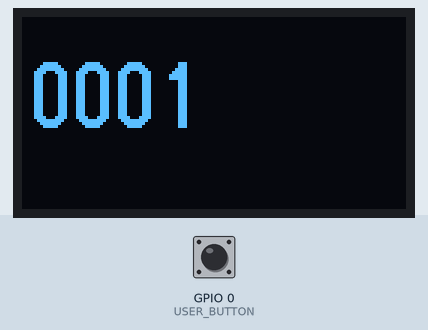
The program below on a simulated ESP32-S3. Parts: 128×64 one-colour display. The test bench sets the inputs (shaded band); at power-on: GPIO 0 (USER_BUTTON) LOW.

Above: at 0.09 s.
At 0.46 s:
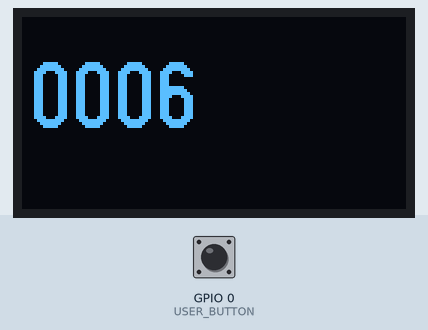
At 1.22 s:
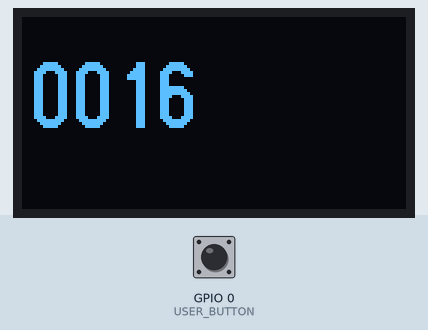

The program:

main.cpp
```cpp
#include <Arduino.h>
#include <U8g2lib.h>

void u8g2_print(int x, int y, const char* str, const uint8_t* font, const int clear_buffer);

/* ---------- OLED ------------ */
#define OLED_RESET 21
#define OLED_DATA 17
#define OLED_CLOCK 18

#define FONT_14 u8g2_font_profont22_tf
#define FONT_11 u8g2_font_t0_17_tf
#define FONT_21 u8g2_font_logisoso22_tf
#define FONT_28 u8g2_font_logisoso28_tf
#define FONT_38 u8g2_font_logisoso38_tf
#define FONT_50 u8g2_font_logisoso50_tf

U8G2_SSD1306_128X64_NONAME_F_HW_I2C u8g2(U8G2_R0, OLED_RESET, OLED_CLOCK, OLED_DATA);
/* ---------- OLED ------------ */

/* ---------- BUTTON ------------ */
#define USER_BUTTON 0
/* ---------- BUTTON ------------ */

int count = 0;
char buf[100];

void setup() {
  pinMode(USER_BUTTON, INPUT_PULLDOWN);
  u8g2.begin();
  sprintf(buf, "%04d", count++);
  u8g2_print(2, 37, buf, FONT_21, true);
}

void loop() {
  int btn_state = digitalRead(USER_BUTTON);
  if (!btn_state) sprintf(buf, "%04d", count++);
  u8g2_print(2, 37, buf, FONT_21, true);
  delay(50);
}

void u8g2_print(int x, int y, const char* str, const uint8_t* font, const int clear_buffer) {
  if (clear_buffer) u8g2.clearBuffer();
  u8g2.setFont(font);
  u8g2.drawStr(x, y, str);
  u8g2.sendBuffer();
}
```
